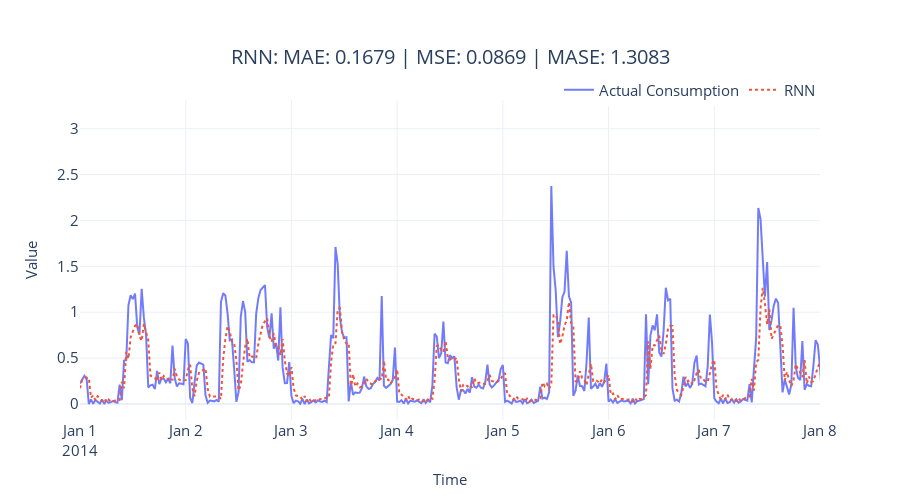

This figure's notebook cell:
### Code cell
fig = plot_forecast(pred_df, forecast_columns=[rnn_config.rnn_type], forecast_display_names=[rnn_config.rnn_type])
fig = format_plot(fig, title=f"{rnn_config.rnn_type}: MAE: {metrics['MAE']:.4f} | MSE: {metrics['MSE']:.4f} | MASE: {metrics['MASE']:.4f}")
fig.update_xaxes(type="date", range=["2014-01-01", "2014-01-08"])
fig.write_image("imgs/chapter_12/rnn.png")
fig.show()

### Figure 1 — Plotly figure (JSON) as saved in the notebook; plotly's stock layout.template omitted (floating-point values rounded to 4 significant figures; data arrays with more than 128 entries replaced by an {"elided": "..."} marker saying what was removed)
{"data": [{"line": {"color": "rgba(99,110,250,0.9)"}, "mode": "lines", "name": "Actual Consumption", "type": "scatter", "x": {"elided": "1488 str values"}, "y": {"elided": "1488 float values"}}, {"line": {"color": "rgba(239,85,59,1)", "dash": "dot"}, "mode": "lines", "name": "RNN", "type": "scatter", "x": {"elided": "1488 str values"}, "y": {"elided": "1488 float values"}}], "layout": {"autosize": false, "height": 500, "legend": {"font": {"size": 15}, "orientation": "h", "title": {}, "x": 1, "xanchor": "right", "y": 0.98, "yanchor": "bottom"}, "title": {"font": {"size": 20}, "text": "RNN: MAE: 0.1679 | MSE: 0.0869 | MASE: 1.3083", "x": 0.5, "xanchor": "center", "yanchor": "top"}, "width": 900, "xaxis": {"range": ["2014-01-01", "2014-01-08"], "tickfont": {"size": 15}, "title": {"font": {"size": 15}, "text": "Time"}, "type": "date"}, "yaxis": {"tickfont": {"size": 15}, "title": {"font": {"size": 15}, "text": "Value"}}}}
